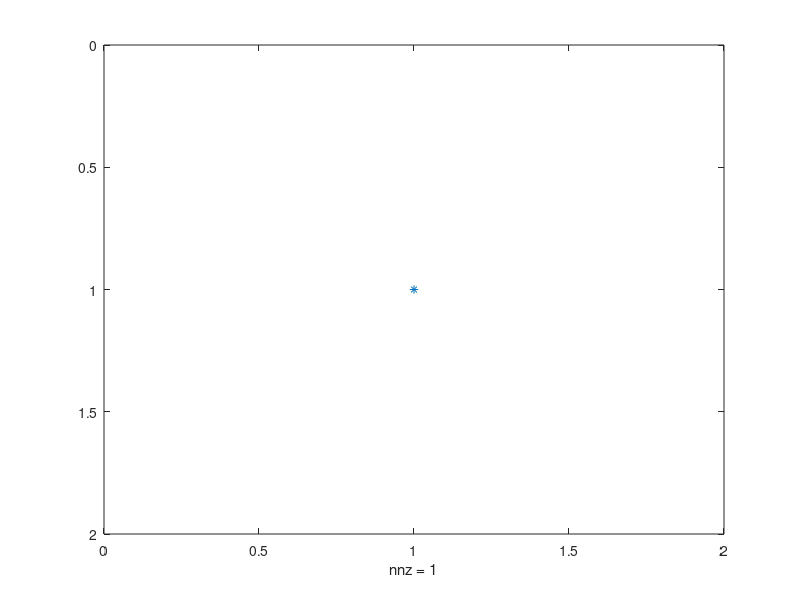

The MATLAB source for this figure:
% Script to reorder and plot the diagonal blocks of a Jacobi matrix. This
% can e.g., be called after line 103 has been executed in the private
% function newtonRaphson2ph from the incomp module

[p,q,r,s]=dmperm(J);
figure;
spy(J(p,q));
n = find(diff(r)>1);
hold on
for j=n
    plot(r([j j+1 j+1 j j]),r([j j j+1 j+1 j]),'-r');
end
hold off